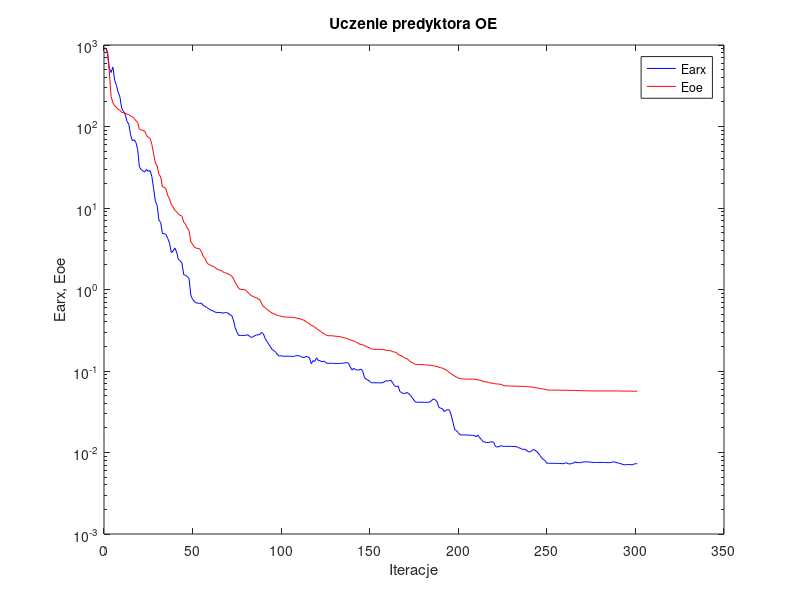
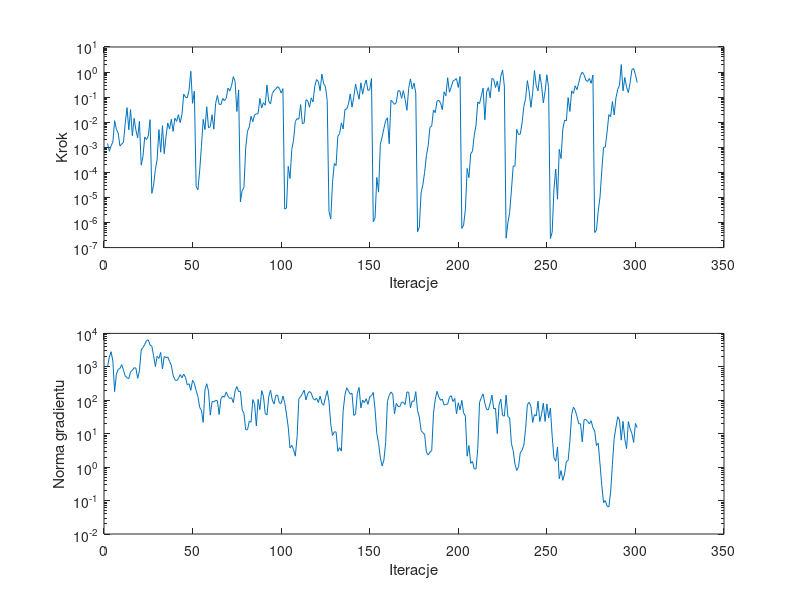

Write MATLAB code to recreate these figures, in order.
%uczenie predyktora oe
clear all;
n=0; farx(n+1)=9.265177e+002; foe(n+1)=9.133017e+002; wspucz(n+1)=0.000000e+000; ng(n+1)=0.000000e+000;
%odnowa zmiennej metryki
n=1; farx(n+1)=8.191674e+002; foe(n+1)=7.896001e+002; krok(n+1)=1.424799e-003; ng(n+1)=1.010497e+003;
n=2; farx(n+1)=5.175722e+002; foe(n+1)=4.676041e+002; krok(n+1)=6.935224e-004; ng(n+1)=1.955348e+003;
n=3; farx(n+1)=4.600613e+002; foe(n+1)=2.336845e+002; krok(n+1)=1.141051e-003; ng(n+1)=2.839904e+003;
n=4; farx(n+1)=5.353710e+002; foe(n+1)=1.956139e+002; krok(n+1)=1.636169e-003; ng(n+1)=1.490214e+003;
n=5; farx(n+1)=3.702401e+002; foe(n+1)=1.793669e+002; krok(n+1)=1.153579e-002; ng(n+1)=1.813947e+002;
n=6; farx(n+1)=3.205234e+002; foe(n+1)=1.716997e+002; krok(n+1)=5.167850e-003; ng(n+1)=6.081575e+002;
n=7; farx(n+1)=2.633631e+002; foe(n+1)=1.620453e+002; krok(n+1)=3.709130e-003; ng(n+1)=8.351073e+002;
n=8; farx(n+1)=2.301805e+002; foe(n+1)=1.588231e+002; krok(n+1)=1.128760e-003; ng(n+1)=8.949683e+002;
n=9; farx(n+1)=1.664137e+002; foe(n+1)=1.489815e+002; krok(n+1)=1.364485e-003; ng(n+1)=1.164269e+003;
n=10; farx(n+1)=1.536784e+002; foe(n+1)=1.474661e+002; krok(n+1)=1.575776e-003; ng(n+1)=7.938191e+002;
n=11; farx(n+1)=1.400395e+002; foe(n+1)=1.462006e+002; krok(n+1)=9.248075e-003; ng(n+1)=5.283254e+002;
n=12; farx(n+1)=1.152521e+002; foe(n+1)=1.414869e+002; krok(n+1)=3.805310e-002; ng(n+1)=4.692856e+002;
n=13; farx(n+1)=1.068051e+002; foe(n+1)=1.400991e+002; krok(n+1)=5.000456e-003; ng(n+1)=4.449284e+002;
n=14; farx(n+1)=7.905515e+001; foe(n+1)=1.348080e+002; krok(n+1)=3.181977e-002; ng(n+1)=7.147527e+002;
n=15; farx(n+1)=6.699248e+001; foe(n+1)=1.318103e+002; krok(n+1)=2.918223e-003; ng(n+1)=7.800644e+002;
n=16; farx(n+1)=6.862435e+001; foe(n+1)=1.260663e+002; krok(n+1)=1.420161e-002; ng(n+1)=9.387655e+002;
n=17; farx(n+1)=6.387294e+001; foe(n+1)=1.175885e+002; krok(n+1)=4.830641e-003; ng(n+1)=9.155108e+002;
n=18; farx(n+1)=5.218457e+001; foe(n+1)=1.125007e+002; krok(n+1)=2.357114e-003; ng(n+1)=4.523277e+002;
n=19; farx(n+1)=3.173416e+001; foe(n+1)=9.262771e+001; krok(n+1)=1.086709e-002; ng(n+1)=7.579627e+002;
n=20; farx(n+1)=2.960788e+001; foe(n+1)=9.062275e+001; krok(n+1)=1.935115e-004; ng(n+1)=3.191488e+003;
n=21; farx(n+1)=2.848309e+001; foe(n+1)=8.984409e+001; krok(n+1)=4.343961e-004; ng(n+1)=3.748365e+003;
n=22; farx(n+1)=2.758362e+001; foe(n+1)=8.734100e+001; krok(n+1)=2.586841e-003; ng(n+1)=4.703768e+003;
n=23; farx(n+1)=2.977988e+001; foe(n+1)=7.804794e+001; krok(n+1)=2.032216e-003; ng(n+1)=6.108526e+003;
n=24; farx(n+1)=2.811863e+001; foe(n+1)=7.352514e+001; krok(n+1)=2.804162e-003; ng(n+1)=6.397131e+003;
n=25; farx(n+1)=2.877885e+001; foe(n+1)=7.167280e+001; krok(n+1)=1.260621e-002; ng(n+1)=4.481460e+003;
%odnowa zmiennej metryki
n=26; farx(n+1)=2.435921e+001; foe(n+1)=6.035225e+001; krok(n+1)=1.461294e-005; ng(n+1)=4.121591e+003;
n=27; farx(n+1)=1.736452e+001; foe(n+1)=4.610640e+001; krok(n+1)=3.104372e-005; ng(n+1)=2.149359e+003;
n=28; farx(n+1)=1.207649e+001; foe(n+1)=3.559823e+001; krok(n+1)=1.314970e-004; ng(n+1)=1.020828e+003;
n=29; farx(n+1)=1.073784e+001; foe(n+1)=3.287906e+001; krok(n+1)=3.347436e-004; ng(n+1)=2.060679e+003;
n=30; farx(n+1)=7.083553e+000; foe(n+1)=2.586087e+001; krok(n+1)=5.060913e-003; ng(n+1)=1.782395e+003;
n=31; farx(n+1)=6.634405e+000; foe(n+1)=2.408054e+001; krok(n+1)=6.384605e-004; ng(n+1)=2.696366e+003;
n=32; farx(n+1)=4.851356e+000; foe(n+1)=1.816820e+001; krok(n+1)=7.321912e-003; ng(n+1)=8.672595e+002;
n=33; farx(n+1)=4.855754e+000; foe(n+1)=1.790864e+001; krok(n+1)=5.602473e-004; ng(n+1)=2.042253e+003;
n=34; farx(n+1)=4.727611e+000; foe(n+1)=1.706984e+001; krok(n+1)=2.707062e-003; ng(n+1)=1.889440e+003;
n=35; farx(n+1)=4.223844e+000; foe(n+1)=1.420905e+001; krok(n+1)=9.326355e-003; ng(n+1)=1.978615e+003;
n=36; farx(n+1)=3.703663e+000; foe(n+1)=1.293473e+001; krok(n+1)=5.355898e-003; ng(n+1)=1.449912e+003;
n=37; farx(n+1)=2.838030e+000; foe(n+1)=1.098892e+001; krok(n+1)=1.308616e-002; ng(n+1)=1.113470e+003;
n=38; farx(n+1)=2.969133e+000; foe(n+1)=1.030246e+001; krok(n+1)=4.312903e-003; ng(n+1)=5.613073e+002;
n=39; farx(n+1)=3.225574e+000; foe(n+1)=9.324336e+000; krok(n+1)=1.448480e-002; ng(n+1)=4.104306e+002;
n=40; farx(n+1)=2.880917e+000; foe(n+1)=9.031233e+000; krok(n+1)=1.080437e-002; ng(n+1)=3.850068e+002;
n=41; farx(n+1)=2.327160e+000; foe(n+1)=8.400756e+000; krok(n+1)=2.001452e-002; ng(n+1)=4.476518e+002;
n=42; farx(n+1)=2.255573e+000; foe(n+1)=8.138207e+000; krok(n+1)=9.677825e-003; ng(n+1)=5.841346e+002;
n=43; farx(n+1)=2.111406e+000; foe(n+1)=7.934591e+000; krok(n+1)=2.024365e-002; ng(n+1)=4.700779e+002;
n=44; farx(n+1)=1.516753e+000; foe(n+1)=6.722112e+000; krok(n+1)=1.306634e-001; ng(n+1)=6.018946e+002;
n=45; farx(n+1)=1.499163e+000; foe(n+1)=6.376407e+000; krok(n+1)=9.909413e-002; ng(n+1)=4.822602e+002;
n=46; farx(n+1)=1.445698e+000; foe(n+1)=5.686202e+000; krok(n+1)=9.464413e-002; ng(n+1)=2.883398e+002;
n=47; farx(n+1)=1.363608e+000; foe(n+1)=5.266397e+000; krok(n+1)=1.856523e-001; ng(n+1)=3.125530e+002;
n=48; farx(n+1)=8.557241e-001; foe(n+1)=3.854627e+000; krok(n+1)=1.072007e+000; ng(n+1)=1.982215e+002;
n=49; farx(n+1)=7.568408e-001; foe(n+1)=3.584816e+000; krok(n+1)=5.671128e-002; ng(n+1)=3.968153e+002;
n=50; farx(n+1)=7.153791e-001; foe(n+1)=3.311760e+000; krok(n+1)=1.752988e-001; ng(n+1)=3.191670e+002;
%odnowa zmiennej metryki
n=51; farx(n+1)=6.867828e-001; foe(n+1)=3.221665e+000; krok(n+1)=2.769106e-005; ng(n+1)=1.944039e+002;
n=52; farx(n+1)=6.800327e-001; foe(n+1)=3.191654e+000; krok(n+1)=2.007443e-005; ng(n+1)=1.306424e+002;
n=53; farx(n+1)=6.747095e-001; foe(n+1)=3.157267e+000; krok(n+1)=1.154043e-004; ng(n+1)=6.149203e+001;
n=54; farx(n+1)=6.808172e-001; foe(n+1)=2.912282e+000; krok(n+1)=1.086571e-003; ng(n+1)=5.017875e+001;
n=55; farx(n+1)=6.391125e-001; foe(n+1)=2.544422e+000; krok(n+1)=1.301252e-002; ng(n+1)=2.187730e+001;
n=56; farx(n+1)=6.216849e-001; foe(n+1)=2.420843e+000; krok(n+1)=5.060913e-003; ng(n+1)=2.054282e+002;
n=57; farx(n+1)=6.023818e-001; foe(n+1)=2.151294e+000; krok(n+1)=4.111242e-002; ng(n+1)=3.127081e+002;
n=58; farx(n+1)=5.801952e-001; foe(n+1)=2.032438e+000; krok(n+1)=5.945944e-003; ng(n+1)=1.871006e+002;
n=59; farx(n+1)=5.660880e-001; foe(n+1)=1.995058e+000; krok(n+1)=6.699412e-003; ng(n+1)=3.586589e+001;
n=60; farx(n+1)=5.505789e-001; foe(n+1)=1.941724e+000; krok(n+1)=1.970594e-002; ng(n+1)=9.209089e+001;
n=61; farx(n+1)=5.420022e-001; foe(n+1)=1.916915e+000; krok(n+1)=5.318174e-003; ng(n+1)=8.847264e+001;
n=62; farx(n+1)=5.235094e-001; foe(n+1)=1.825176e+000; krok(n+1)=5.558094e-002; ng(n+1)=1.001122e+002;
n=63; farx(n+1)=5.236499e-001; foe(n+1)=1.764509e+000; krok(n+1)=1.158784e-001; ng(n+1)=9.676310e+001;
n=64; farx(n+1)=5.210936e-001; foe(n+1)=1.737925e+000; krok(n+1)=5.266571e-002; ng(n+1)=3.739822e+001;
n=65; farx(n+1)=5.224919e-001; foe(n+1)=1.721840e+000; krok(n+1)=5.034993e-002; ng(n+1)=1.109303e+002;
n=66; farx(n+1)=5.108325e-001; foe(n+1)=1.651382e+000; krok(n+1)=8.877087e-002; ng(n+1)=1.339520e+002;
n=67; farx(n+1)=5.197014e-001; foe(n+1)=1.611172e+000; krok(n+1)=7.236188e-002; ng(n+1)=1.240933e+002;
n=68; farx(n+1)=5.214197e-001; foe(n+1)=1.590311e+000; krok(n+1)=8.973423e-002; ng(n+1)=1.775856e+002;
n=69; farx(n+1)=5.148792e-001; foe(n+1)=1.555226e+000; krok(n+1)=2.286351e-001; ng(n+1)=1.306355e+002;
n=70; farx(n+1)=4.885692e-001; foe(n+1)=1.515759e+000; krok(n+1)=1.752988e-001; ng(n+1)=1.127045e+002;
n=71; farx(n+1)=4.846626e-001; foe(n+1)=1.467714e+000; krok(n+1)=2.841626e-001; ng(n+1)=1.190523e+002;
n=72; farx(n+1)=4.252958e-001; foe(n+1)=1.367863e+000; krok(n+1)=6.553300e-001; ng(n+1)=8.503025e+001;
n=73; farx(n+1)=3.429199e-001; foe(n+1)=1.229964e+000; krok(n+1)=4.228884e-001; ng(n+1)=1.888117e+002;
n=74; farx(n+1)=3.010016e-001; foe(n+1)=1.123689e+000; krok(n+1)=2.680031e-002; ng(n+1)=2.568094e+002;
n=75; farx(n+1)=2.731164e-001; foe(n+1)=1.035005e+000; krok(n+1)=1.940886e-001; ng(n+1)=1.811124e+002;
%odnowa zmiennej metryki
n=76; farx(n+1)=2.730594e-001; foe(n+1)=1.005194e+000; krok(n+1)=6.679454e-006; ng(n+1)=1.833516e+002;
n=77; farx(n+1)=2.731778e-001; foe(n+1)=1.001221e+000; krok(n+1)=1.886606e-005; ng(n+1)=5.192083e+001;
n=78; farx(n+1)=2.737966e-001; foe(n+1)=9.974501e-001; krok(n+1)=2.503350e-005; ng(n+1)=4.045120e+001;
n=79; farx(n+1)=2.732650e-001; foe(n+1)=9.845649e-001; krok(n+1)=9.534365e-004; ng(n+1)=1.313444e+001;
n=80; farx(n+1)=2.792969e-001; foe(n+1)=9.289578e-001; krok(n+1)=4.352613e-003; ng(n+1)=1.309965e+001;
n=81; farx(n+1)=2.690790e-001; foe(n+1)=8.854278e-001; krok(n+1)=6.511197e-003; ng(n+1)=2.344820e+001;
n=82; farx(n+1)=2.586024e-001; foe(n+1)=8.397911e-001; krok(n+1)=1.706649e-002; ng(n+1)=2.204143e+001;
n=83; farx(n+1)=2.620663e-001; foe(n+1)=8.287454e-001; krok(n+1)=1.042882e-002; ng(n+1)=1.047193e+002;
n=84; farx(n+1)=2.710055e-001; foe(n+1)=8.039445e-001; krok(n+1)=1.964862e-002; ng(n+1)=7.838541e+001;
n=85; farx(n+1)=2.762334e-001; foe(n+1)=7.900018e-001; krok(n+1)=2.118799e-002; ng(n+1)=1.714579e+001;
n=86; farx(n+1)=2.781367e-001; foe(n+1)=7.656533e-001; krok(n+1)=2.219272e-002; ng(n+1)=1.063006e+002;
n=87; farx(n+1)=2.825456e-001; foe(n+1)=7.477471e-001; krok(n+1)=8.877087e-002; ng(n+1)=5.251628e+001;
n=88; farx(n+1)=2.971476e-001; foe(n+1)=6.698986e-001; krok(n+1)=3.682667e-002; ng(n+1)=1.947286e+002;
n=89; farx(n+1)=2.845979e-001; foe(n+1)=6.180989e-001; krok(n+1)=6.013962e-002; ng(n+1)=1.333176e+002;
n=90; farx(n+1)=2.496707e-001; foe(n+1)=5.958392e-001; krok(n+1)=4.757597e-002; ng(n+1)=4.055116e+001;
n=91; farx(n+1)=2.310105e-001; foe(n+1)=5.741176e-001; krok(n+1)=3.047856e-001; ng(n+1)=3.609687e+001;
n=92; farx(n+1)=2.116768e-001; foe(n+1)=5.483636e-001; krok(n+1)=6.789298e-002; ng(n+1)=1.286301e+002;
n=93; farx(n+1)=1.982669e-001; foe(n+1)=5.283427e-001; krok(n+1)=5.387784e-002; ng(n+1)=2.001650e+002;
n=94; farx(n+1)=1.828924e-001; foe(n+1)=5.117201e-001; krok(n+1)=1.400181e-001; ng(n+1)=1.013124e+002;
n=95; farx(n+1)=1.777398e-001; foe(n+1)=5.038168e-001; krok(n+1)=1.803204e-001; ng(n+1)=7.753501e+001;
n=96; farx(n+1)=1.693583e-001; foe(n+1)=4.898392e-001; krok(n+1)=2.143812e-001; ng(n+1)=1.398373e+002;
n=97; farx(n+1)=1.581184e-001; foe(n+1)=4.809912e-001; krok(n+1)=2.624788e-001; ng(n+1)=1.422958e+002;
n=98; farx(n+1)=1.526009e-001; foe(n+1)=4.758845e-001; krok(n+1)=2.250273e-001; ng(n+1)=8.210724e+001;
n=99; farx(n+1)=1.538733e-001; foe(n+1)=4.704985e-001; krok(n+1)=1.447238e-001; ng(n+1)=8.090010e+001;
n=100; farx(n+1)=1.520315e-001; foe(n+1)=4.626152e-001; krok(n+1)=2.186494e-001; ng(n+1)=1.337713e+002;
%odnowa zmiennej metryki
n=101; farx(n+1)=1.519817e-001; foe(n+1)=4.598240e-001; krok(n+1)=3.445799e-006; ng(n+1)=8.559893e+001;
n=102; farx(n+1)=1.520158e-001; foe(n+1)=4.594645e-001; krok(n+1)=3.767702e-006; ng(n+1)=3.880354e+001;
n=103; farx(n+1)=1.519525e-001; foe(n+1)=4.566455e-001; krok(n+1)=1.733806e-004; ng(n+1)=1.566495e+001;
n=104; farx(n+1)=1.518414e-001; foe(n+1)=4.565921e-001; krok(n+1)=5.665485e-005; ng(n+1)=3.736781e+000;
n=105; farx(n+1)=1.509782e-001; foe(n+1)=4.553679e-001; krok(n+1)=8.156322e-004; ng(n+1)=4.486490e+000;
n=106; farx(n+1)=1.506605e-001; foe(n+1)=4.542364e-001; krok(n+1)=1.929064e-003; ng(n+1)=3.349812e+000;
n=107; farx(n+1)=1.535609e-001; foe(n+1)=4.518613e-001; krok(n+1)=1.071180e-002; ng(n+1)=2.132789e+000;
n=108; farx(n+1)=1.541241e-001; foe(n+1)=4.428166e-001; krok(n+1)=1.394089e-002; ng(n+1)=8.081333e+000;
n=109; farx(n+1)=1.542793e-001; foe(n+1)=4.419103e-001; krok(n+1)=1.321526e-002; ng(n+1)=1.125762e+002;
n=110; farx(n+1)=1.507622e-001; foe(n+1)=4.335850e-001; krok(n+1)=5.018717e-002; ng(n+1)=1.276684e+002;
n=111; farx(n+1)=1.475717e-001; foe(n+1)=4.260704e-001; krok(n+1)=8.744518e-003; ng(n+1)=1.570347e+002;
n=112; farx(n+1)=1.461326e-001; foe(n+1)=4.208383e-001; krok(n+1)=9.385969e-003; ng(n+1)=2.000479e+002;
n=113; farx(n+1)=1.506866e-001; foe(n+1)=4.021412e-001; krok(n+1)=7.882375e-002; ng(n+1)=1.019352e+002;
n=114; farx(n+1)=1.495542e-001; foe(n+1)=3.914377e-001; krok(n+1)=7.165516e-002; ng(n+1)=1.568854e+002;
n=115; farx(n+1)=1.450473e-001; foe(n+1)=3.794859e-001; krok(n+1)=3.948745e-002; ng(n+1)=1.834246e+002;
n=116; farx(n+1)=1.227440e-001; foe(n+1)=3.622414e-001; krok(n+1)=9.363811e-002; ng(n+1)=1.649313e+002;
n=117; farx(n+1)=1.340918e-001; foe(n+1)=3.569317e-001; krok(n+1)=6.423218e-002; ng(n+1)=1.132490e+002;
n=118; farx(n+1)=1.312899e-001; foe(n+1)=3.457446e-001; krok(n+1)=2.785378e-001; ng(n+1)=1.013848e+002;
n=119; farx(n+1)=1.450928e-001; foe(n+1)=3.306812e-001; krok(n+1)=5.002089e-001; ng(n+1)=1.156462e+002;
n=120; farx(n+1)=1.342140e-001; foe(n+1)=3.198436e-001; krok(n+1)=4.158012e-001; ng(n+1)=8.571377e+001;
n=121; farx(n+1)=1.338882e-001; foe(n+1)=3.099711e-001; krok(n+1)=1.794685e-001; ng(n+1)=1.327597e+002;
n=122; farx(n+1)=1.295360e-001; foe(n+1)=2.969902e-001; krok(n+1)=8.341234e-001; ng(n+1)=8.135246e+001;
n=123; farx(n+1)=1.324152e-001; foe(n+1)=2.881498e-001; krok(n+1)=3.444314e-001; ng(n+1)=7.096459e+001;
n=124; farx(n+1)=1.282570e-001; foe(n+1)=2.789810e-001; krok(n+1)=2.656312e-001; ng(n+1)=1.191184e+002;
n=125; farx(n+1)=1.242868e-001; foe(n+1)=2.728243e-001; krok(n+1)=7.424094e-002; ng(n+1)=1.936351e+002;
%odnowa zmiennej metryki
n=126; farx(n+1)=1.243478e-001; foe(n+1)=2.708075e-001; krok(n+1)=2.775761e-006; ng(n+1)=9.197545e+001;
n=127; farx(n+1)=1.243585e-001; foe(n+1)=2.707673e-001; krok(n+1)=1.385044e-006; ng(n+1)=1.973263e+001;
n=128; farx(n+1)=1.244624e-001; foe(n+1)=2.704754e-001; krok(n+1)=3.928078e-005; ng(n+1)=8.831034e+000;
n=129; farx(n+1)=1.236916e-001; foe(n+1)=2.682798e-001; krok(n+1)=2.263251e-004; ng(n+1)=1.130230e+001;
n=130; farx(n+1)=1.230100e-001; foe(n+1)=2.666017e-001; krok(n+1)=1.858107e-004; ng(n+1)=1.135532e+001;
n=131; farx(n+1)=1.237705e-001; foe(n+1)=2.657721e-001; krok(n+1)=2.774090e-003; ng(n+1)=2.957920e+000;
n=132; farx(n+1)=1.238264e-001; foe(n+1)=2.645768e-001; krok(n+1)=3.475615e-003; ng(n+1)=3.824834e+000;
n=133; farx(n+1)=1.238128e-001; foe(n+1)=2.609071e-001; krok(n+1)=9.409526e-003; ng(n+1)=3.022128e+000;
n=134; farx(n+1)=1.247456e-001; foe(n+1)=2.575892e-001; krok(n+1)=5.355898e-003; ng(n+1)=4.823809e+001;
n=135; farx(n+1)=1.259896e-001; foe(n+1)=2.540475e-001; krok(n+1)=3.192003e-002; ng(n+1)=1.416840e+002;
n=136; farx(n+1)=1.269128e-001; foe(n+1)=2.510849e-001; krok(n+1)=3.344126e-002; ng(n+1)=2.363098e+002;
n=137; farx(n+1)=1.247443e-001; foe(n+1)=2.447492e-001; krok(n+1)=5.286105e-002; ng(n+1)=1.904583e+002;
n=138; farx(n+1)=1.120283e-001; foe(n+1)=2.423123e-001; krok(n+1)=1.338969e-001; ng(n+1)=1.512598e+002;
n=139; farx(n+1)=1.027376e-001; foe(n+1)=2.360424e-001; krok(n+1)=3.979620e-002; ng(n+1)=1.626559e+002;
n=140; farx(n+1)=1.080325e-001; foe(n+1)=2.337176e-001; krok(n+1)=9.909413e-002; ng(n+1)=3.520082e+001;
n=141; farx(n+1)=1.036861e-001; foe(n+1)=2.279814e-001; krok(n+1)=3.307424e-001; ng(n+1)=3.902229e+001;
n=142; farx(n+1)=1.030759e-001; foe(n+1)=2.233748e-001; krok(n+1)=1.612369e-001; ng(n+1)=1.614338e+002;
n=143; farx(n+1)=1.026022e-001; foe(n+1)=2.147613e-001; krok(n+1)=8.268560e-002; ng(n+1)=2.413651e+002;
n=144; farx(n+1)=1.055651e-001; foe(n+1)=2.118441e-001; krok(n+1)=3.730916e-001; ng(n+1)=5.901949e+001;
n=145; farx(n+1)=1.004700e-001; foe(n+1)=2.099032e-001; krok(n+1)=1.312394e-001; ng(n+1)=1.020731e+002;
n=146; farx(n+1)=8.324488e-002; foe(n+1)=2.041593e-001; krok(n+1)=2.947483e-001; ng(n+1)=8.461448e+001;
n=147; farx(n+1)=7.928772e-002; foe(n+1)=2.008410e-001; krok(n+1)=4.854776e-001; ng(n+1)=1.112743e+002;
n=148; farx(n+1)=7.740412e-002; foe(n+1)=1.953263e-001; krok(n+1)=1.827549e-001; ng(n+1)=7.524792e+001;
n=149; farx(n+1)=7.455807e-002; foe(n+1)=1.915926e-001; krok(n+1)=2.001704e-001; ng(n+1)=1.277111e+002;
n=150; farx(n+1)=7.169823e-002; foe(n+1)=1.873047e-001; krok(n+1)=5.520515e-001; ng(n+1)=1.363059e+002;
%odnowa zmiennej metryki
n=151; farx(n+1)=7.171966e-002; foe(n+1)=1.849848e-001; krok(n+1)=1.068253e-006; ng(n+1)=1.718118e+002;
n=152; farx(n+1)=7.172866e-002; foe(n+1)=1.845857e-001; krok(n+1)=1.495121e-006; ng(n+1)=5.493039e+001;
n=153; farx(n+1)=7.172115e-002; foe(n+1)=1.841073e-001; krok(n+1)=6.272673e-005; ng(n+1)=1.015258e+001;
n=154; farx(n+1)=7.167598e-002; foe(n+1)=1.840691e-001; krok(n+1)=1.630239e-005; ng(n+1)=5.158724e+000;
n=155; farx(n+1)=7.145244e-002; foe(n+1)=1.836775e-001; krok(n+1)=1.330026e-003; ng(n+1)=1.912520e+000;
n=156; farx(n+1)=7.181708e-002; foe(n+1)=1.835065e-001; krok(n+1)=2.586254e-003; ng(n+1)=1.082717e+000;
n=157; farx(n+1)=7.291915e-002; foe(n+1)=1.828083e-001; krok(n+1)=5.608324e-003; ng(n+1)=1.614702e+000;
n=158; farx(n+1)=7.561427e-002; foe(n+1)=1.798151e-001; krok(n+1)=1.153579e-002; ng(n+1)=5.395740e+000;
n=159; farx(n+1)=7.573001e-002; foe(n+1)=1.789264e-001; krok(n+1)=1.505454e-002; ng(n+1)=9.295547e+001;
n=160; farx(n+1)=7.583291e-002; foe(n+1)=1.783618e-001; krok(n+1)=1.389400e-003; ng(n+1)=1.399724e+002;
n=161; farx(n+1)=7.678730e-002; foe(n+1)=1.769357e-001; krok(n+1)=7.475647e-002; ng(n+1)=1.769045e+002;
n=162; farx(n+1)=7.113632e-002; foe(n+1)=1.722210e-001; krok(n+1)=6.468141e-002; ng(n+1)=1.520865e+002;
n=163; farx(n+1)=6.590073e-002; foe(n+1)=1.711392e-001; krok(n+1)=5.160128e-002; ng(n+1)=3.935121e+001;
n=164; farx(n+1)=6.444450e-002; foe(n+1)=1.684116e-001; krok(n+1)=6.105720e-002; ng(n+1)=8.040118e+001;
n=165; farx(n+1)=6.549049e-002; foe(n+1)=1.605628e-001; krok(n+1)=1.818254e-001; ng(n+1)=6.528337e+001;
n=166; farx(n+1)=5.620557e-002; foe(n+1)=1.555105e-001; krok(n+1)=1.775417e-001; ng(n+1)=6.423700e+001;
n=167; farx(n+1)=5.412080e-002; foe(n+1)=1.540655e-001; krok(n+1)=8.973318e-002; ng(n+1)=8.726691e+001;
n=168; farx(n+1)=5.319524e-002; foe(n+1)=1.477364e-001; krok(n+1)=1.827807e-001; ng(n+1)=8.664883e+001;
n=169; farx(n+1)=5.303951e-002; foe(n+1)=1.441854e-001; krok(n+1)=8.000730e-002; ng(n+1)=7.380564e+001;
n=170; farx(n+1)=5.456542e-002; foe(n+1)=1.418453e-001; krok(n+1)=2.991958e-002; ng(n+1)=1.769383e+002;
n=171; farx(n+1)=5.276238e-002; foe(n+1)=1.363249e-001; krok(n+1)=2.239477e-001; ng(n+1)=1.740307e+002;
n=172; farx(n+1)=5.032899e-002; foe(n+1)=1.292792e-001; krok(n+1)=5.341966e-001; ng(n+1)=5.928943e+001;
n=173; farx(n+1)=4.700845e-002; foe(n+1)=1.270050e-001; krok(n+1)=2.114117e-001; ng(n+1)=9.530377e+001;
n=174; farx(n+1)=4.384800e-002; foe(n+1)=1.229849e-001; krok(n+1)=3.636509e-001; ng(n+1)=9.274722e+001;
n=175; farx(n+1)=4.142964e-002; foe(n+1)=1.201352e-001; krok(n+1)=1.468011e-001; ng(n+1)=1.805876e+002;
%odnowa zmiennej metryki
n=176; farx(n+1)=4.143240e-002; foe(n+1)=1.200436e-001; krok(n+1)=4.279196e-007; ng(n+1)=4.863519e+001;
n=177; farx(n+1)=4.143331e-002; foe(n+1)=1.199854e-001; krok(n+1)=6.440982e-007; ng(n+1)=3.157763e+001;
n=178; farx(n+1)=4.138638e-002; foe(n+1)=1.198123e-001; krok(n+1)=1.524497e-005; ng(n+1)=1.246590e+001;
n=179; farx(n+1)=4.135576e-002; foe(n+1)=1.194663e-001; krok(n+1)=3.190024e-005; ng(n+1)=1.074993e+001;
n=180; farx(n+1)=4.115849e-002; foe(n+1)=1.186790e-001; krok(n+1)=1.012576e-004; ng(n+1)=9.565955e+000;
n=181; farx(n+1)=4.120511e-002; foe(n+1)=1.184476e-001; krok(n+1)=4.676141e-004; ng(n+1)=2.792388e+000;
n=182; farx(n+1)=4.138977e-002; foe(n+1)=1.182549e-001; krok(n+1)=1.164639e-003; ng(n+1)=2.311093e+000;
n=183; farx(n+1)=4.175218e-002; foe(n+1)=1.178506e-001; krok(n+1)=6.274942e-003; ng(n+1)=2.835084e+000;
n=184; farx(n+1)=4.359364e-002; foe(n+1)=1.165355e-001; krok(n+1)=7.152527e-003; ng(n+1)=3.100598e+000;
n=185; farx(n+1)=4.552648e-002; foe(n+1)=1.155701e-001; krok(n+1)=3.052860e-002; ng(n+1)=4.063687e+001;
n=186; farx(n+1)=4.426438e-002; foe(n+1)=1.149231e-001; krok(n+1)=2.418485e-002; ng(n+1)=1.073761e+002;
n=187; farx(n+1)=4.201846e-002; foe(n+1)=1.136356e-001; krok(n+1)=7.000904e-002; ng(n+1)=1.851159e+002;
n=188; farx(n+1)=3.590161e-002; foe(n+1)=1.111457e-001; krok(n+1)=7.392724e-002; ng(n+1)=1.257425e+002;
n=189; farx(n+1)=3.499327e-002; foe(n+1)=1.099309e-001; krok(n+1)=5.908701e-002; ng(n+1)=9.982627e+001;
n=190; farx(n+1)=3.446257e-002; foe(n+1)=1.086471e-001; krok(n+1)=3.134015e-002; ng(n+1)=1.085478e+002;
n=191; farx(n+1)=3.185971e-002; foe(n+1)=1.060877e-001; krok(n+1)=1.630613e-001; ng(n+1)=7.218884e+001;
n=192; farx(n+1)=3.274804e-002; foe(n+1)=1.037570e-001; krok(n+1)=1.134226e-001; ng(n+1)=7.413530e+001;
n=193; farx(n+1)=3.365318e-002; foe(n+1)=9.920391e-002; krok(n+1)=5.970321e-001; ng(n+1)=7.763164e+001;
n=194; farx(n+1)=3.314385e-002; foe(n+1)=9.582926e-002; krok(n+1)=1.572879e-001; ng(n+1)=1.229390e+002;
n=195; farx(n+1)=2.881326e-002; foe(n+1)=9.252389e-002; krok(n+1)=2.522670e-001; ng(n+1)=1.370061e+002;
n=196; farx(n+1)=2.332283e-002; foe(n+1)=8.912018e-002; krok(n+1)=4.386596e-001; ng(n+1)=9.139721e+001;
n=197; farx(n+1)=1.902743e-002; foe(n+1)=8.648105e-002; krok(n+1)=4.854776e-001; ng(n+1)=1.135014e+002;
n=198; farx(n+1)=1.856428e-002; foe(n+1)=8.435243e-002; krok(n+1)=5.453957e-001; ng(n+1)=3.912904e+001;
n=199; farx(n+1)=1.751195e-002; foe(n+1)=8.205877e-002; krok(n+1)=2.442288e-001; ng(n+1)=8.390728e+001;
n=200; farx(n+1)=1.645358e-002; foe(n+1)=8.078300e-002; krok(n+1)=6.643777e-001; ng(n+1)=5.156291e+001;
%odnowa zmiennej metryki
n=201; farx(n+1)=1.645378e-002; foe(n+1)=8.015604e-002; krok(n+1)=5.813324e-007; ng(n+1)=9.941844e+001;
n=202; farx(n+1)=1.645102e-002; foe(n+1)=8.002766e-002; krok(n+1)=7.910566e-007; ng(n+1)=4.177044e+001;
n=203; farx(n+1)=1.640824e-002; foe(n+1)=7.960337e-002; krok(n+1)=3.308005e-006; ng(n+1)=3.338061e+001;
n=204; farx(n+1)=1.637833e-002; foe(n+1)=7.954522e-002; krok(n+1)=1.430113e-004; ng(n+1)=2.126828e+000;
n=205; farx(n+1)=1.633132e-002; foe(n+1)=7.944467e-002; krok(n+1)=6.158863e-005; ng(n+1)=4.444606e+000;
n=206; farx(n+1)=1.631716e-002; foe(n+1)=7.938450e-002; krok(n+1)=5.580127e-004; ng(n+1)=1.302538e+000;
n=207; farx(n+1)=1.626119e-002; foe(n+1)=7.928494e-002; krok(n+1)=6.935224e-004; ng(n+1)=1.473653e+000;
n=208; farx(n+1)=1.616797e-002; foe(n+1)=7.920792e-002; krok(n+1)=2.962391e-003; ng(n+1)=8.944134e-001;
n=209; farx(n+1)=1.562708e-002; foe(n+1)=7.897356e-002; krok(n+1)=7.632150e-003; ng(n+1)=8.770696e-001;
n=210; farx(n+1)=1.643313e-002; foe(n+1)=7.782094e-002; krok(n+1)=6.458581e-002; ng(n+1)=3.641661e+000;
n=211; farx(n+1)=1.521775e-002; foe(n+1)=7.739419e-002; krok(n+1)=5.482403e-002; ng(n+1)=8.633391e+001;
n=212; farx(n+1)=1.445773e-002; foe(n+1)=7.675994e-002; krok(n+1)=1.134226e-001; ng(n+1)=1.195500e+002;
n=213; farx(n+1)=1.358871e-002; foe(n+1)=7.413118e-002; krok(n+1)=2.271963e-001; ng(n+1)=1.543336e+002;
n=214; farx(n+1)=1.340596e-002; foe(n+1)=7.393182e-002; krok(n+1)=1.251065e-002; ng(n+1)=8.090352e+001;
n=215; farx(n+1)=1.324227e-002; foe(n+1)=7.348577e-002; krok(n+1)=1.600146e-001; ng(n+1)=5.323054e+001;
n=216; farx(n+1)=1.323687e-002; foe(n+1)=7.204317e-002; krok(n+1)=2.409855e-001; ng(n+1)=5.160146e+001;
n=217; farx(n+1)=1.339069e-002; foe(n+1)=7.165866e-002; krok(n+1)=9.363811e-002; ng(n+1)=8.186500e+001;
n=218; farx(n+1)=1.357500e-002; foe(n+1)=7.078451e-002; krok(n+1)=5.548341e-001; ng(n+1)=1.423995e+002;
n=219; farx(n+1)=1.330849e-002; foe(n+1)=7.021802e-002; krok(n+1)=5.107206e-001; ng(n+1)=5.495182e+001;
n=220; farx(n+1)=1.182343e-002; foe(n+1)=6.959488e-002; krok(n+1)=2.418297e-001; ng(n+1)=5.791937e+001;
n=221; farx(n+1)=1.168748e-002; foe(n+1)=6.929629e-002; krok(n+1)=4.288049e-001; ng(n+1)=1.009416e+001;
n=222; farx(n+1)=1.178845e-002; foe(n+1)=6.909625e-002; krok(n+1)=1.655202e-001; ng(n+1)=7.199498e+001;
n=223; farx(n+1)=1.214277e-002; foe(n+1)=6.849967e-002; krok(n+1)=6.809733e-001; ng(n+1)=1.078992e+002;
n=224; farx(n+1)=1.193311e-002; foe(n+1)=6.707422e-002; krok(n+1)=1.192590e+000; ng(n+1)=3.549374e+001;
n=225; farx(n+1)=1.187729e-002; foe(n+1)=6.603806e-002; krok(n+1)=2.800362e-001; ng(n+1)=3.342087e+001;
%odnowa zmiennej metryki
n=226; farx(n+1)=1.187967e-002; foe(n+1)=6.564407e-002; krok(n+1)=2.374919e-007; ng(n+1)=1.423464e+002;
n=227; farx(n+1)=1.188422e-002; foe(n+1)=6.556701e-002; krok(n+1)=9.801052e-007; ng(n+1)=3.227993e+001;
n=228; farx(n+1)=1.189700e-002; foe(n+1)=6.535870e-002; krok(n+1)=2.488884e-006; ng(n+1)=2.990835e+001;
n=229; farx(n+1)=1.189320e-002; foe(n+1)=6.532143e-002; krok(n+1)=1.976919e-005; ng(n+1)=5.009503e+000;
n=230; farx(n+1)=1.184488e-002; foe(n+1)=6.520007e-002; krok(n+1)=1.803354e-004; ng(n+1)=3.116829e+000;
n=231; farx(n+1)=1.183936e-002; foe(n+1)=6.518432e-002; krok(n+1)=1.752601e-004; ng(n+1)=1.220024e+000;
n=232; farx(n+1)=1.175113e-002; foe(n+1)=6.510143e-002; krok(n+1)=5.167850e-003; ng(n+1)=7.916059e-001;
n=233; farx(n+1)=1.146367e-002; foe(n+1)=6.492589e-002; krok(n+1)=3.240245e-003; ng(n+1)=1.018572e+000;
n=234; farx(n+1)=1.129363e-002; foe(n+1)=6.485613e-002; krok(n+1)=3.363630e-003; ng(n+1)=2.706032e+000;
n=235; farx(n+1)=1.096482e-002; foe(n+1)=6.479418e-002; krok(n+1)=9.367765e-003; ng(n+1)=3.204003e+000;
n=236; farx(n+1)=1.096744e-002; foe(n+1)=6.471588e-002; krok(n+1)=4.256083e-002; ng(n+1)=4.566787e+000;
n=237; farx(n+1)=1.090063e-002; foe(n+1)=6.450902e-002; krok(n+1)=8.877087e-002; ng(n+1)=1.425142e+001;
n=238; farx(n+1)=1.035903e-002; foe(n+1)=6.427436e-002; krok(n+1)=4.556164e-001; ng(n+1)=7.337587e+001;
n=239; farx(n+1)=1.014961e-002; foe(n+1)=6.395455e-002; krok(n+1)=1.702433e-001; ng(n+1)=8.650854e+001;
n=240; farx(n+1)=1.024959e-002; foe(n+1)=6.372414e-002; krok(n+1)=3.899737e-002; ng(n+1)=6.610529e+001;
n=241; farx(n+1)=1.084069e-002; foe(n+1)=6.346213e-002; krok(n+1)=1.510272e-001; ng(n+1)=2.169102e+001;
n=242; farx(n+1)=1.078007e-002; foe(n+1)=6.263436e-002; krok(n+1)=1.147757e+000; ng(n+1)=3.736878e+001;
n=243; farx(n+1)=1.040685e-002; foe(n+1)=6.219723e-002; krok(n+1)=2.894475e-001; ng(n+1)=3.392441e+001;
n=244; farx(n+1)=9.916386e-003; foe(n+1)=6.168643e-002; krok(n+1)=1.778431e-001; ng(n+1)=9.358840e+001;
n=245; farx(n+1)=9.266402e-003; foe(n+1)=6.115916e-002; krok(n+1)=8.155462e-001; ng(n+1)=2.307614e+001;
n=246; farx(n+1)=8.624336e-003; foe(n+1)=6.048054e-002; krok(n+1)=2.883317e-001; ng(n+1)=3.805030e+001;
n=247; farx(n+1)=8.208877e-003; foe(n+1)=6.005943e-002; krok(n+1)=5.934607e-002; ng(n+1)=8.245962e+001;
n=248; farx(n+1)=7.950476e-003; foe(n+1)=5.975260e-002; krok(n+1)=1.690415e-001; ng(n+1)=2.333823e+001;
n=249; farx(n+1)=7.372521e-003; foe(n+1)=5.857747e-002; krok(n+1)=7.771907e-001; ng(n+1)=7.756745e+001;
n=250; farx(n+1)=7.370969e-003; foe(n+1)=5.829804e-002; krok(n+1)=2.393567e-001; ng(n+1)=2.976170e+001;
%odnowa zmiennej metryki
n=251; farx(n+1)=7.371048e-003; foe(n+1)=5.822120e-002; krok(n+1)=2.299912e-007; ng(n+1)=5.813171e+001;
n=252; farx(n+1)=7.370716e-003; foe(n+1)=5.821907e-002; krok(n+1)=4.107407e-007; ng(n+1)=8.373875e+000;
n=253; farx(n+1)=7.370062e-003; foe(n+1)=5.821218e-002; krok(n+1)=2.097007e-005; ng(n+1)=1.904798e+000;
n=254; farx(n+1)=7.352434e-003; foe(n+1)=5.818806e-002; krok(n+1)=1.356650e-004; ng(n+1)=1.499367e+000;
n=255; farx(n+1)=7.346757e-003; foe(n+1)=5.817601e-002; krok(n+1)=8.501198e-006; ng(n+1)=4.018516e+000;
n=256; farx(n+1)=7.336308e-003; foe(n+1)=5.816782e-002; krok(n+1)=8.259539e-004; ng(n+1)=4.499132e-001;
n=257; farx(n+1)=7.323100e-003; foe(n+1)=5.815263e-002; krok(n+1)=3.569431e-004; ng(n+1)=7.886766e-001;
n=258; farx(n+1)=7.271430e-003; foe(n+1)=5.810059e-002; krok(n+1)=5.282995e-003; ng(n+1)=4.015057e-001;
n=259; farx(n+1)=7.374777e-003; foe(n+1)=5.805705e-002; krok(n+1)=1.209242e-002; ng(n+1)=6.298657e-001;
n=260; farx(n+1)=7.473925e-003; foe(n+1)=5.803198e-002; krok(n+1)=1.131031e-002; ng(n+1)=1.462785e+000;
n=261; farx(n+1)=7.303721e-003; foe(n+1)=5.798649e-002; krok(n+1)=9.642176e-002; ng(n+1)=1.574753e+000;
n=262; farx(n+1)=7.205981e-003; foe(n+1)=5.789899e-002; krok(n+1)=2.687524e-002; ng(n+1)=5.933527e+000;
n=263; farx(n+1)=7.353643e-003; foe(n+1)=5.781612e-002; krok(n+1)=1.775417e-001; ng(n+1)=3.770583e+001;
n=264; farx(n+1)=7.385341e-003; foe(n+1)=5.773499e-002; krok(n+1)=1.399123e-001; ng(n+1)=6.232640e+001;
n=265; farx(n+1)=7.682865e-003; foe(n+1)=5.762013e-002; krok(n+1)=2.821404e-001; ng(n+1)=4.999392e+001;
n=266; farx(n+1)=7.500768e-003; foe(n+1)=5.758105e-002; krok(n+1)=1.991516e-001; ng(n+1)=3.261532e+001;
n=267; farx(n+1)=7.533596e-003; foe(n+1)=5.750329e-002; krok(n+1)=3.730916e-001; ng(n+1)=1.993444e+001;
n=268; farx(n+1)=7.478716e-003; foe(n+1)=5.742624e-002; krok(n+1)=7.310195e-001; ng(n+1)=1.970199e+001;
n=269; farx(n+1)=7.626886e-003; foe(n+1)=5.733780e-002; krok(n+1)=9.906032e-001; ng(n+1)=5.711087e+000;
n=270; farx(n+1)=7.670391e-003; foe(n+1)=5.724653e-002; krok(n+1)=7.763546e-001; ng(n+1)=2.628113e+001;
n=271; farx(n+1)=7.675024e-003; foe(n+1)=5.717813e-002; krok(n+1)=4.788369e-001; ng(n+1)=2.643234e+001;
n=272; farx(n+1)=7.677578e-003; foe(n+1)=5.710853e-002; krok(n+1)=4.208968e-001; ng(n+1)=2.346202e+001;
n=273; farx(n+1)=7.641774e-003; foe(n+1)=5.704863e-002; krok(n+1)=5.570755e-001; ng(n+1)=1.969709e+001;
n=274; farx(n+1)=7.603329e-003; foe(n+1)=5.700829e-002; krok(n+1)=3.550835e-001; ng(n+1)=2.448870e+001;
n=275; farx(n+1)=7.542764e-003; foe(n+1)=5.696123e-002; krok(n+1)=7.612154e-001; ng(n+1)=1.507216e+001;
%odnowa zmiennej metryki
n=276; farx(n+1)=7.542152e-003; foe(n+1)=5.695651e-002; krok(n+1)=4.003171e-007; ng(n+1)=1.206013e+001;
n=277; farx(n+1)=7.541947e-003; foe(n+1)=5.695558e-002; krok(n+1)=5.006386e-007; ng(n+1)=4.435494e+000;
n=278; farx(n+1)=7.539789e-003; foe(n+1)=5.694917e-002; krok(n+1)=2.842867e-006; ng(n+1)=5.225295e+000;
n=279; farx(n+1)=7.539829e-003; foe(n+1)=5.694753e-002; krok(n+1)=1.039083e-005; ng(n+1)=1.246562e+000;
n=280; farx(n+1)=7.539231e-003; foe(n+1)=5.694699e-002; krok(n+1)=1.154043e-004; ng(n+1)=2.836763e-001;
n=281; farx(n+1)=7.539723e-003; foe(n+1)=5.694668e-002; krok(n+1)=9.791917e-004; ng(n+1)=8.697161e-002;
n=282; farx(n+1)=7.535334e-003; foe(n+1)=5.694619e-002; krok(n+1)=1.022616e-003; ng(n+1)=9.989015e-002;
n=283; farx(n+1)=7.521770e-003; foe(n+1)=5.694500e-002; krok(n+1)=4.118564e-003; ng(n+1)=6.846611e-002;
n=284; farx(n+1)=7.497855e-003; foe(n+1)=5.694146e-002; krok(n+1)=2.017194e-002; ng(n+1)=6.444864e-002;
n=285; farx(n+1)=7.539022e-003; foe(n+1)=5.693582e-002; krok(n+1)=1.660195e-002; ng(n+1)=1.799775e-001;
n=286; farx(n+1)=7.637615e-003; foe(n+1)=5.692322e-002; krok(n+1)=6.659479e-002; ng(n+1)=1.208342e+000;
n=287; farx(n+1)=7.675128e-003; foe(n+1)=5.691109e-002; krok(n+1)=1.964862e-002; ng(n+1)=7.257816e+000;
n=288; farx(n+1)=7.550462e-003; foe(n+1)=5.689412e-002; krok(n+1)=9.431389e-002; ng(n+1)=1.553000e+001;
n=289; farx(n+1)=7.444939e-003; foe(n+1)=5.687399e-002; krok(n+1)=2.012417e-001; ng(n+1)=3.223247e+001;
n=290; farx(n+1)=7.377702e-003; foe(n+1)=5.683024e-002; krok(n+1)=2.990259e-001; ng(n+1)=2.582093e+001;
n=291; farx(n+1)=7.279402e-003; foe(n+1)=5.675580e-002; krok(n+1)=1.995871e+000; ng(n+1)=6.417756e+000;
n=292; farx(n+1)=7.098766e-003; foe(n+1)=5.670708e-002; krok(n+1)=1.778431e-001; ng(n+1)=2.338383e+001;
n=293; farx(n+1)=7.079371e-003; foe(n+1)=5.667460e-002; krok(n+1)=6.058278e-001; ng(n+1)=6.881329e+000;
n=294; farx(n+1)=7.087699e-003; foe(n+1)=5.665912e-002; krok(n+1)=2.485924e-001; ng(n+1)=3.573874e+000;
n=295; farx(n+1)=7.125942e-003; foe(n+1)=5.662873e-002; krok(n+1)=1.517792e-001; ng(n+1)=2.304584e+001;
n=296; farx(n+1)=7.134923e-003; foe(n+1)=5.661463e-002; krok(n+1)=3.743784e-001; ng(n+1)=1.403052e+001;
n=297; farx(n+1)=7.039512e-003; foe(n+1)=5.654989e-002; krok(n+1)=1.250551e+000; ng(n+1)=1.021016e+001;
n=298; farx(n+1)=7.194998e-003; foe(n+1)=5.649064e-002; krok(n+1)=1.377726e+000; ng(n+1)=5.506017e+000;
n=299; farx(n+1)=7.269141e-003; foe(n+1)=5.644311e-002; krok(n+1)=7.771907e-001; ng(n+1)=2.015836e+001;
n=300; farx(n+1)=7.313005e-003; foe(n+1)=5.640438e-002; krok(n+1)=3.839848e-001; ng(n+1)=1.523674e+001;

figure; semilogy(farx,'b'); hold on; semilogy(foe,'r'); xlabel('Iteracje'); ylabel('Earx, Eoe'); legend('Earx','Eoe'); title('Uczenie predyktora OE');
figure; subplot(2,1,1); semilogy(krok); xlabel('Iteracje'); ylabel('Krok');
subplot(2,1,2); semilogy(ng); xlabel('Iteracje'); ylabel('Norma gradientu');
Earx=farx(n+1)
Eoe=foe(n+1)
